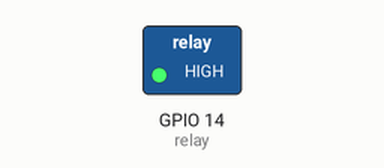
A program run on a simulated Raspberry Pi (BCM pin numbers). Parts: switched loads named in the program (green lamp = pin HIGH).

Above: at 0.1 s.
Timing chart, 0 to 1.6 s (numbered marks = the images above):
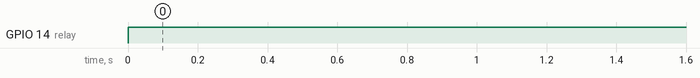

Measured:
- by itself, GPIO 14 (relay): LOW → HIGH at 0.00 s

The program:

relay.py
```python
import time
import RPi.GPIO as GPIO
relay = 14
GPIO.setmode(GPIO.BCM)
GPIO.setup(relay,GPIO.OUT)
try :
    while True:
        GPIO.output(relay,GPIO.HIGH)

except KeyboardInterrupt :
    GPIO.output(relay,GPIO.LOW)
    print("close")
```
